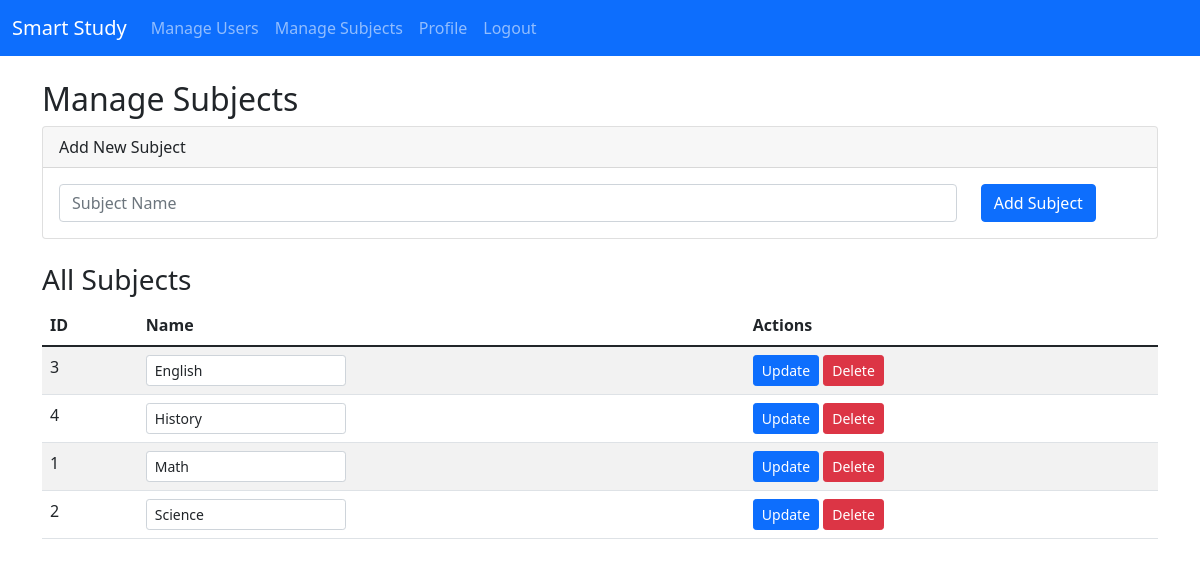
Page /manage_subjects (signed in) on the committed database.
### tables this page shows
CREATE TABLE subjects (
        id INTEGER PRIMARY KEY AUTOINCREMENT,
        name TEXT UNIQUE NOT NULL
    );

### app.py (the view, shortened to what this page needs)
@app.route('/manage_subjects', methods=['GET', 'POST'])
@admin_required
def manage_subjects():
    subjects = get_subjects()
    return render_template('manage_subjects.html', subjects=subjects)

### database/db.py (called while the page is built)
def get_db_connection():
    return sqlite3.connect(DATABASE)

def get_subjects():
    try:
        conn = get_db_connection()
        cursor = conn.cursor()
        cursor.execute('SELECT * FROM subjects ORDER BY name')
        rows = cursor.fetchall()
        conn.close()
        subjects = []
        for r in rows:
            subjects.append({'id': r[0], 'name': r[1]})
        return subjects
    except:
        return []

### utils/auth.py (called while the page is built)
def admin_required(f):
	@wraps(f)
	def wrapper(*args, **kwargs):
		if 'user_id' not in session or session.get('role') != 'admin':
			flash('Access denied', 'error')
			return redirect(url_for('login'))
		return f(*args, **kwargs)
	return wrapper

### templates/manage_subjects.html (shortened to what this page needs)
{% extends "base.html" %}
{% block content %}
<h2>Manage Subjects</h2>
<div class="card mb-4">
    <div class="card-header">Add New Subject</div>
    <div class="card-body">
        <form method="POST">
            <div class="row">
                <div class="col-md-10">
                    <input type="text" name="name" class="form-control" placeholder="Subject Name" required>
                </div>
                <div class="col-md-2">
                    <button type="submit" class="btn btn-primary">Add Subject</button>
                </div>
            </div>
        </form>
    </div>
</div>
<h3>All Subjects</h3>
<table class="table table-striped">
    <thead>
        <tr>
            <th>ID</th>
            <th>Name</th>
            <th>Actions</th>
        </tr>
    </thead>
    <tbody>
        {% for subject in subjects %}
        <tr>
            <td>{{ subject.id }}</td>
            <td>
                <form method="POST" class="d-inline" id="form-{{ subject.id }}">
                    <input type="text" name="name" value="{{ subject.name }}" class="form-control form-control-sm d-inline-block" style="width: 200px;" required>
                </form>
            </td>
            <td>
                <button type="submit" form="form-{{ subject.id }}" class="btn btn-sm btn-primary">Update</button>
                <a href="{{ url_for('delete_subject_route', subject_id=subject.id) }}" class="btn btn-sm btn-danger" onclick="return confirm('Are you sure you want to delete this subject?')">Delete</a>
            </td>
        </tr>
        {% endfor %}
    </tbody>
</table>
{% endblock %}

### rows in the picture
subjects: id "3", name "English"
subjects: id "4", name "History"
subjects: id "1", name "Math"
subjects: id "2", name "Science"
